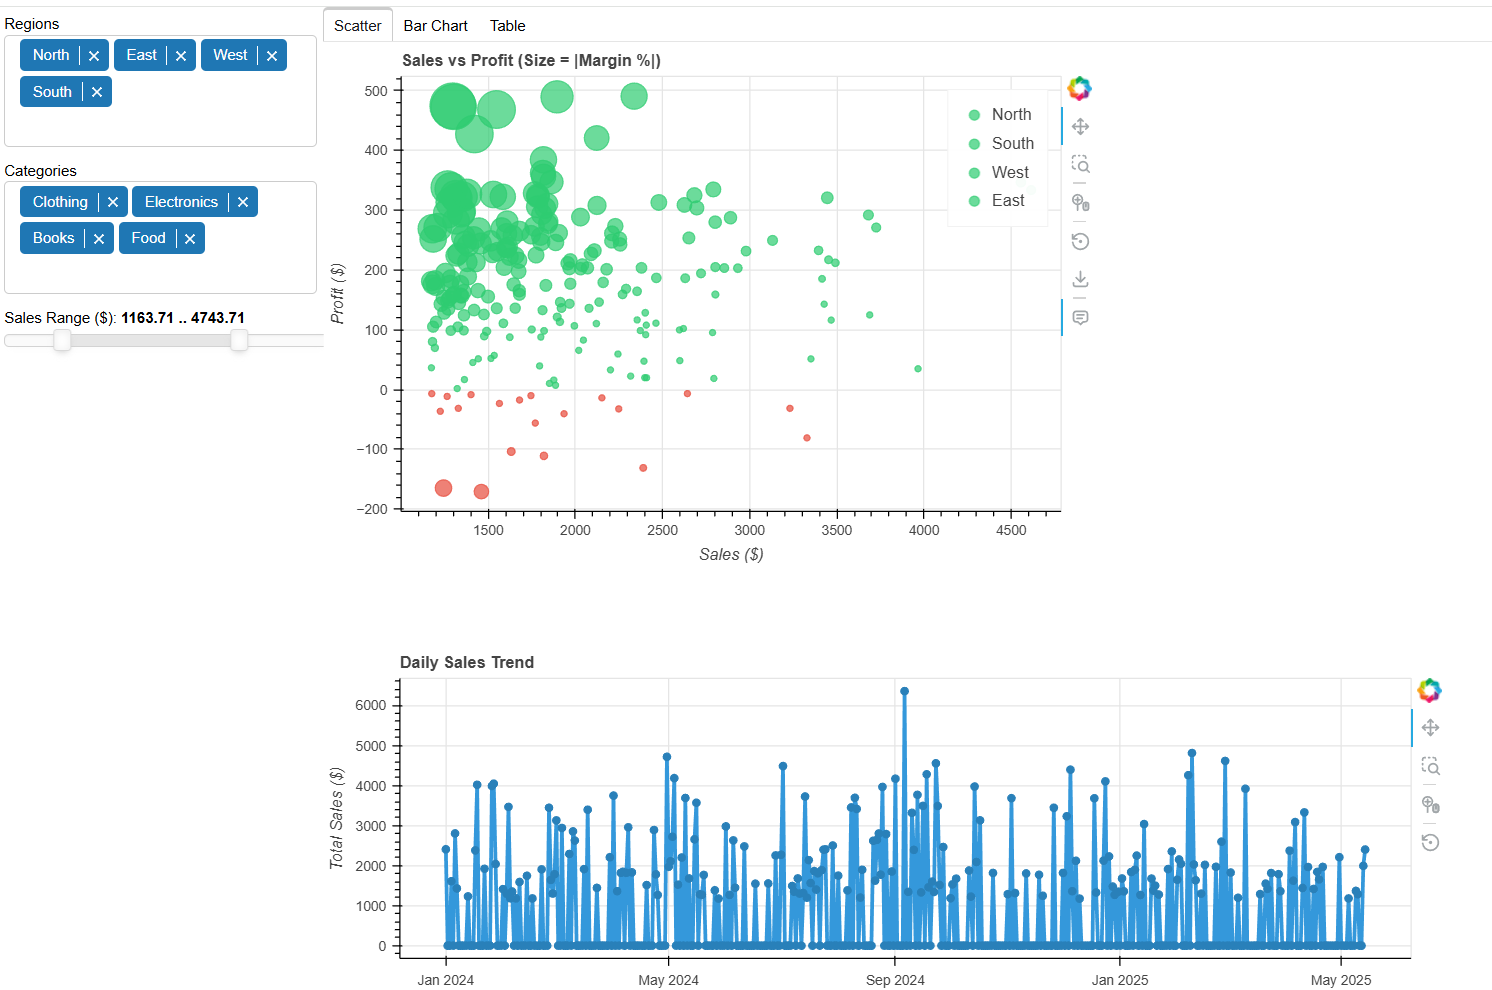

Write Python code to recreate this figure.
# app.py
from bokeh.io import curdoc
from bokeh.plotting import figure
from bokeh.models import (
    ColumnDataSource, HoverTool, MultiChoice, RangeSlider,
    Tabs, TabPanel, DataTable, TableColumn, DateFormatter, NumberFormatter
)
from bokeh.layouts import column, row
import pandas as pd
import numpy as np

# ------------------------------------------------------------------
# 1. Generate sample data (no deprecation warnings)
# ------------------------------------------------------------------
np.random.seed(42)
n = 1000
df = pd.DataFrame({
    'sales': np.random.exponential(800, n),
    'profit': np.random.normal(180, 120, n),
    'region': np.random.choice(['North', 'South', 'East', 'West'], n),
    'category': np.random.choice(['Electronics', 'Clothing', 'Food', 'Books'], n),
    'date': pd.date_range('2024-01-01', periods=n, freq='12h')   # <-- lowercase 'h'
})
df['profit_margin'] = (df['profit'] / df['sales'].replace(0, 1)) * 100
df['abs_margin']   = df['profit_margin'].abs()
df['color']        = np.where(df['profit_margin'] >= 0, '#2ecc71', '#e74c3c')
df['size']         = df['abs_margin'].clip(lower=5, upper=40)   # pixel size

# ------------------------------------------------------------------
# 2. Sources
# ------------------------------------------------------------------
scatter_source = ColumnDataSource(df)

# Line chart – aggregate on the fly in the callback
line_source = ColumnDataSource(data=dict(date=[], sales=[]))

# Bar chart – aggregate on the fly
bar_source = ColumnDataSource(data=dict(category=[], profit=[]))

# ------------------------------------------------------------------
# 3. Plots
# ------------------------------------------------------------------

# ---- Scatter -------------------------------------------------------
scatter = figure(
    title="Sales vs Profit (Size = |Margin %|)",
    x_axis_label="Sales ($)", y_axis_label="Profit ($)",
    height=420, width=620,
    tools="pan,wheel_zoom,box_zoom,reset,save"
)

# Use scatter() instead of circle()
scatter.scatter(
    x='sales', y='profit',
    size='size', color='color', alpha=0.7,
    source=scatter_source, legend_field='region'
)

scatter.add_tools(HoverTool(tooltips=[
    ("Sales",   "@sales{$0,0.00}"),
    ("Profit",  "@profit{$0,0.00}"),
    ("Margin %","@{profit_margin}{0.0}"),
    ("Region",  "@region"),
    ("Category","@category"),
    ("Date",    "@date{%F %H:%M}")
], formatters={'@date': 'datetime'}))

# ---- Line (daily sales) --------------------------------------------
line_fig = figure(
    title="Daily Sales Trend",
    x_axis_type='datetime', x_axis_label="Date", y_axis_label="Total Sales ($)",
    height=300, width=900,
    tools="pan,wheel_zoom,box_zoom,reset"
)

line_fig.line('date', 'sales', source=line_source, line_width=3, color='#3498db')
line_fig.scatter('date', 'sales', source=line_source, size=6, color='#2980b9')

# ---- Bar (avg profit by category) ----------------------------------
bar_fig = figure(
    x_range=[], title="Average Profit by Category",
    height=300, width=400, tools=""
)
bars = bar_fig.vbar(x='category', top='profit', width=0.6,
                    source=bar_source, line_color="white", fill_color="#9b59b6")
bar_fig.xgrid.grid_line_color = None
bar_fig.y_range.start = 0

# ------------------------------------------------------------------
# 4. Controls
# ------------------------------------------------------------------
region_ctrl = MultiChoice(
    title="Regions",
    value=list(df['region'].unique()),
    options=[(r, r) for r in df['region'].unique()]
)

cat_ctrl = MultiChoice(
    title="Categories",
    value=list(df['category'].unique()),
    options=[(c, c) for c in df['category'].unique()]
)

sales_ctrl = RangeSlider(
    title="Sales Range ($)",
    start=df['sales'].min(), end=df['sales'].max(),
    value=(df['sales'].min(), df['sales'].max()),
    step=10
)

# ------------------------------------------------------------------
# 5. Data Table
# ------------------------------------------------------------------
table_cols = [
    TableColumn(field="date",          title="Date",      formatter=DateFormatter(format="%Y-%m-%d %H:%M")),
    TableColumn(field="sales",        title="Sales ($)", formatter=NumberFormatter(format="$0,0.00")),
    TableColumn(field="profit",       title="Profit ($)",formatter=NumberFormatter(format="$0,0.00")),
    TableColumn(field="profit_margin",title="Margin %",  formatter=NumberFormatter(format="0.0")),
    TableColumn(field="region",       title="Region"),
    TableColumn(field="category",     title="Category"),
]
data_table = DataTable(source=scatter_source, columns=table_cols, height=300, width=900)

# ------------------------------------------------------------------
# 6. Callback – updates everything when filters change
# ------------------------------------------------------------------
def update_all():
    # ---- Filter ----------------------------------------------------
    mask = (
        df['region'].isin(region_ctrl.value) &
        df['category'].isin(cat_ctrl.value) &
        (df['sales'] >= sales_ctrl.value[0]) &
        (df['sales'] <= sales_ctrl.value[1])
    )
    filtered = df[mask].copy()
    filtered['size'] = filtered['abs_margin'].clip(5, 40)

    # ---- Scatter & Table -------------------------------------------
    scatter_source.data = filtered

    # ---- Line chart ------------------------------------------------
    line_agg = (
        filtered.groupby(pd.Grouper(key='date', freq='D'))['sales']
        .sum()
        .reset_index()
    )
    line_source.data = dict(date=line_agg['date'], sales=line_agg['sales'])

    # ---- Bar chart -------------------------------------------------
    bar_agg = (
        filtered.groupby('category')['profit']
        .mean()
        .reset_index()
    )
    bar_source.data = dict(category=bar_agg['category'], profit=bar_agg['profit'])
    bar_fig.x_range.factors = list(bar_agg['category'])

# Link controls
region_ctrl.on_change('value', lambda attr, old, new: update_all())
cat_ctrl.on_change('value', lambda attr, old, new: update_all())
sales_ctrl.on_change('value_throttled', lambda attr, old, new: update_all())

# Initial fill
update_all()

# ------------------------------------------------------------------
# 7. Layout
# ------------------------------------------------------------------
controls = column(region_ctrl, cat_ctrl, sales_ctrl, width=260, sizing_mode="fixed")

tabs = Tabs(tabs=[
    TabPanel(child=scatter,      title="Scatter"),
    TabPanel(child=bar_fig,      title="Bar Chart"),
    TabPanel(child=data_table,   title="Table")
], sizing_mode="stretch_both")

main_row = row(controls, column(tabs, line_fig, sizing_mode="stretch_both"), sizing_mode="stretch_both")

curdoc().add_root(main_row)
curdoc().title = "Bokeh Interactive Sales Dashboard"
